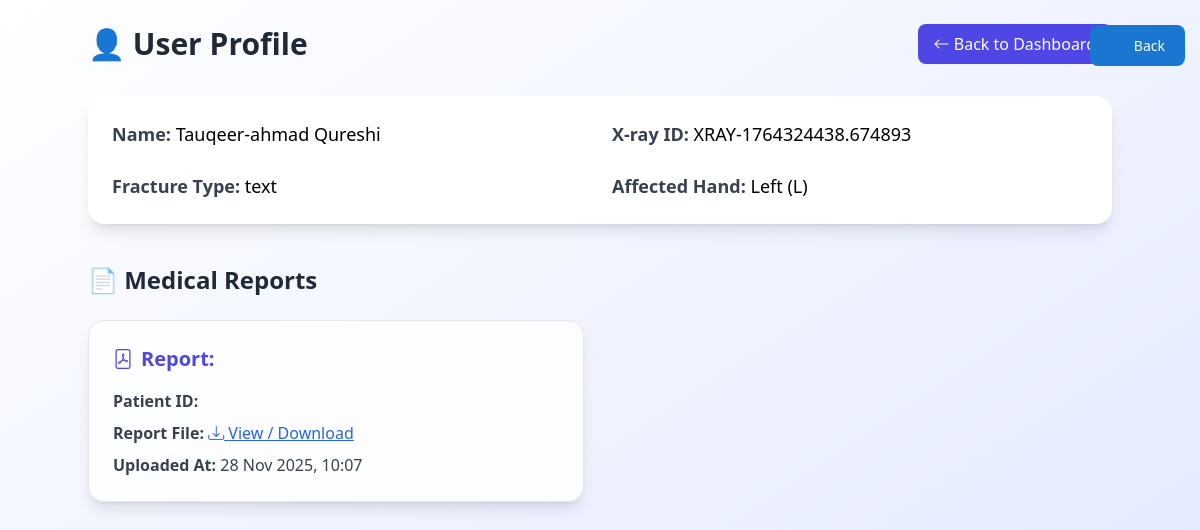
Page /user_profile/ (signed in) on the committed database.
### main/models.py (models this page shows, shortened)
class BaseModel(models.Model):
    created_at = models.DateTimeField(auto_now_add=True, db_index=True)
    updated_at = models.DateTimeField(auto_now=True)
    class Meta:
        abstract = True

class PatientXRayInfo(BaseModel):
    patient = models.ForeignKey(
        'PatientCreatedByDoctor',
        on_delete=models.CASCADE,
        related_name='xray_records',
        db_index=True
    )
    name = models.CharField(max_length=100)
    age = models.IntegerField()
    xray_id = models.CharField(max_length=50, unique=True, db_index=True)
    finding = models.TextField()
    fracture_type = models.CharField(max_length=100)
    affected_hand = models.CharField(max_length=10, choices=[('left', 'Left'), ('right', 'Right')])
    class Meta:
        ordering = ['-created_at']
        indexes = [
            models.Index(fields=['patient', 'created_at']),
            models.Index(fields=['xray_id']),
            models.Index(fields=['fracture_type']),
        ]
        verbose_name_plural = "Patient X-ray Info"
    def __str__(self):
        return f"{self.name} - {self.xray_id}"

class PatientReport(BaseModel):
    patient = models.ForeignKey(
        'PatientCreatedByDoctor',
        on_delete=models.CASCADE,
        related_name='reports',
        db_index=True
    )
    patient_name = models.CharField(max_length=100)
    patient_idx = models.CharField(max_length=50, db_index=True)
    report_file = models.FileField(upload_to="reports/")
    class Meta:
        ordering = ['-created_at']
        indexes = [
            models.Index(fields=['patient', 'created_at']),
            models.Index(fields=['patient_idx']),
        ]
        verbose_name_plural = "Patient Reports"

### main/views.py (the view, shortened to what this page needs)
# urls.py: path('user_profile/', views.user_profile, name='user_profile'),
@never_cache
@login_required(login_url='patient_logins')
def user_profile(request):
    try:
        user = request.user
        patients = None
        patients1 = None
        reports = []
        try:
            patients = PatientCreatedByDoctor.objects.get(user=request.user, show_on_dashboard=True)
        except PatientCreatedByDoctor.DoesNotExist:
            try:
                patients = PatientCreatedByDoctor.objects.get(user=request.user)
            except PatientCreatedByDoctor.DoesNotExist:
                all_patients = PatientCreatedByDoctor.objects.filter(user=request.user)
                if all_patients.exists():
                    patients = all_patients.first()
                else:
                    all_patients = PatientCreatedByDoctor.objects.all()
                    if all_patients.exists():
                        patients = all_patients.first()
        if patients:
            data = patients.user.username
            print("the name of patient is:" , data,".")
            account_created = patients.created_at
            print("This account created at:" , account_created)
            doctor_link = patients.doctor
            print("the doctor linkage is:" , doctor_link)
            try:
                patients1 = patients.xray_records.first()  # Use related_name with ForeignKey
                if patients1 is None:
                    raise Exception("No X-ray records")
            except Exception:
                patients1 = None
            reports = patients.reports.all()  # Use related_name with ForeignKey
            if patients1:
                print("the data getting from the patients are:" , patients1)
                print("final conclusion from patient x ray is:" , patients1.name)
            for report in reports:
                print("Patient Name:", report.patient_name)
                print("Patient ID:", report.patient_idx)
                if report.report_file:
                    print("Report File URL:", report.report_file.url)
                    print("Report File Path:", report.report_file.path)
            context = {"reports": reports, "patients": patients1, "user_type": "patient"}
            return render(request, "patient/user/edit_user.html", context)
    except Exception as e:
        print(f"Error in user_profile: {str(e)}")
        return render(request, "patient/user/edit_user.html", {
            "error": f"Error loading profile: {str(e)}",
            "reports": [],
            "patients": None
        })

### main/models.py (called while the page is built)
    def __str__(self):
        return f"{self.username} ({self.user_type})"

### main/templates/patient/user/edit_user.html (shortened to what this page needs)
<!DOCTYPE html>
<html lang="en">
<head>
    <script src="https://cdn.tailwindcss.com"></script>
    <link href="https://cdn.jsdelivr.net/npm/bootstrap-icons/font/bootstrap-icons.css" rel="stylesheet">
</head>
<body>
<div style="position: fixed; top: 15px; right: 15px; z-index: 1000;">{% include 'components/back_button.html' %}</div>
<div id="user-details-container" class="p-6 bg-gradient-to-br from-white to-indigo-100 min-h-screen">
  <div class="max-w-5xl mx-auto">
    <div class="flex items-center justify-between mb-8">
      <h3 class="text-3xl font-bold text-gray-800">👤 User Profile</h3>
      <a href="{% url 'patient_dashboard' %}" class="px-4 py-2 bg-indigo-600 text-white rounded-lg hover:bg-indigo-700">
        <i class="bi bi-arrow-left"></i> Back to Dashboard
      </a>
    </div>
    {% if patients %}
    <div class="grid grid-cols-1 md:grid-cols-2 gap-6 bg-white/100 backdrop-blur-md p-6 rounded-2xl shadow-lg hover:shadow-2xl transition">
      <p class="text-lg"><span class="font-semibold text-gray-700">Name:</span> {{ patients.name }}</p>
      <p class="text-lg"><span class="font-semibold text-gray-700">X-ray ID:</span> {{ patients.xray_id }}</p>
      <p class="text-lg"><span class="font-semibold text-gray-700">Fracture Type:</span> {{ patients.fracture_type }}</p>
      <p class="text-lg"><span class="font-semibold text-gray-700">Affected Hand:</span> {{ patients.affected_hand }}</p>
    </div>
    {% else %}
    <div class="bg-yellow-50 border border-yellow-200 rounded-lg p-6 mb-6">
      <p class="text-yellow-800"><i class="bi bi-exclamation-triangle"></i> X-ray information not yet available. Please wait for the doctor to upload your X-ray data.</p>
    </div>
    {% endif %}
    <div class="mt-10">
      <h3 class="text-2xl font-bold text-gray-800 mb-6">📄 Medical Reports</h3>
      <div class="grid grid-cols-1 md:grid-cols-2 gap-8">
        {% for report in reports %}
        <div class="bg-white/80 backdrop-blur-lg border border-gray-200 shadow-lg rounded-2xl p-6 hover:-translate-y-2 hover:shadow-2xl transition duration-300">
          <h4 class="text-xl font-semibold text-indigo-600 mb-4 flex items-center gap-2">
            <i class="bi bi-file-pdf"></i> Report: {{ report.Patient_name }}
          </h4>
          <ul class="space-y-2 text-gray-700">
            <li><span class="font-semibold">Patient ID:</span> {{ report.Patient_idx }}</li>
            <li>
              <span class="font-semibold">Report File:</span>
              <a href="{{ report.report_file.url }}" target="_blank" class="text-blue-600 underline hover:text-blue-800">
                <i class="bi bi-download"></i> View / Download
              </a>
            </li>
            <li><span class="font-semibold">Uploaded At:</span> {{ report.created_at|date:"d M Y, H:i" }}</li>
          </ul>
        </div>
        {% empty %}
        <div class="col-span-2 bg-gray-50 border border-gray-200 rounded-lg p-8 text-center">
          <p class="text-gray-600"><i class="bi bi-inbox"></i> No reports available yet. Check back later.</p>
        </div>
        {% endfor %}
      </div>
    </div>
  </div>
</div>
</body>
</html>

### rows in the picture
PatientXRayInfo: name "Tauqeer-ahmad Qureshi", xray_id "XRAY-1764324438.674893", fracture_type "text", affected_hand "Left (L)"
PatientReport: created_at "28 Nov 2025, 10:07"
